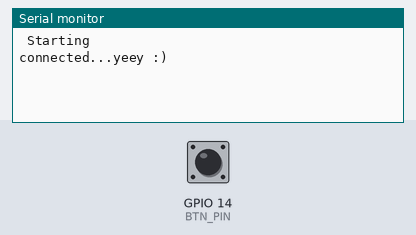
The sketch below on a simulated ESP8266 (NodeMCU). Parts: the last lines printed to the serial monitor. The inputs (shaded band) are chosen by the test bench; at power-on: GPIO 14 (BTN_PIN) HIGH. WiFi joins after 1.5 s; servers stay silent unless stated; EEPROM starts erased; no MQTT or app messages arrive unless stated.

Above: at 5.7 s.
5.8 s: GPIO 14 (BTN_PIN) pulled LOW for 0.15 s
At 7.0 s:
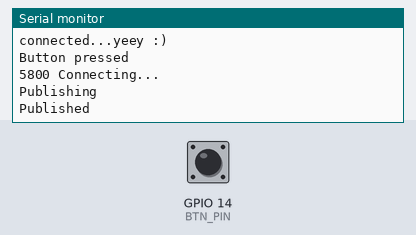
7.4 s: GPIO 14 (BTN_PIN) pulled LOW for 1 s
At 8.5 s:
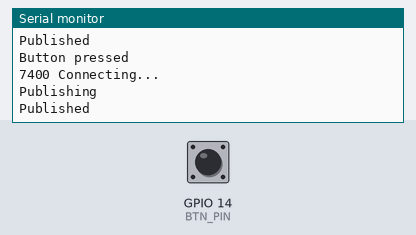
9.9 s: GPIO 14 (BTN_PIN) pulled LOW for 0.15 s
At 10.4 s:
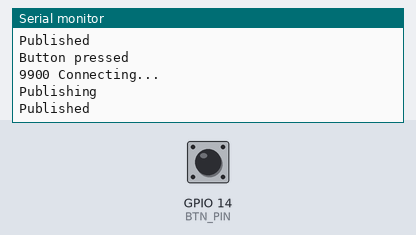

The sketch:

wifimanager-mqtt-esp8266.ino
```cpp
/**
 * WiFiManager advanced demo, contains advanced configurartion options
 * Implements TRIGGEN_PIN button press, press for ondemand configportal, hold for 3 seconds for reset settings.
 */
#include <WiFiManager.h> // https://github.com/tzapu/WiFiManager
#include <EEPROM.h>
#include <PubSubClient.h>
#include <ESP8266WiFiMulti.h>
#include <ESP8266HTTPClient.h>

#define TRIGGER_PIN 0

WiFiClient espClient;
PubSubClient client(espClient);
bool wm_nonblocking = false;

WiFiManager wm;

char DEVICE_NAME[40] = "PRESSURE SENSOR";

char MQTT_SERVER[40]     = "192.168.1.248";
char MQTT_SERVERPORT[40] = "1883";
char MQTT_USERNAME[40]   = "";
char MQTT_PASSWORD[40]   = "";
char MQTT_TOPIC[40]      = "feeds/count";

WiFiManagerParameter *custom_mqtt_url;
WiFiManagerParameter *custom_mqtt_port;
WiFiManagerParameter *custom_mqtt_username;
WiFiManagerParameter *custom_mqtt_password;


void eeprom_read()
{
  EEPROM.begin(512);
  EEPROM.get(0, MQTT_SERVER);
  EEPROM.get(50, MQTT_SERVERPORT);
  EEPROM.get(100, MQTT_USERNAME);
  EEPROM.get(150, MQTT_PASSWORD);
  EEPROM.end();
}


void eeprom_saveconfig()
{
  EEPROM.begin(512);
  strcpy(MQTT_SERVER, custom_mqtt_url->getValue());
  strcpy(MQTT_SERVERPORT, custom_mqtt_port->getValue());
  strcpy(MQTT_USERNAME, custom_mqtt_username->getValue());
  strcpy(MQTT_PASSWORD, custom_mqtt_password->getValue());
  EEPROM.put(0, MQTT_SERVER);
  EEPROM.put(50, MQTT_SERVERPORT);
  EEPROM.put(100, MQTT_USERNAME);
  EEPROM.put(150, MQTT_PASSWORD);
  EEPROM.commit();
  EEPROM.end();
}

// wifi
#include <ESP8266WiFiMulti.h>
#include <ESP8266HTTPClient.h>
ESP8266WiFiMulti WiFiMulti;
const uint32_t conn_tout_ms = 5000;

// counter
#define GPIO_INTERRUPT_PIN 4
#define DEBOUNCE_TIME 100
#define BTN_PIN 14
volatile unsigned long count_prev_time;
volatile unsigned long count;

// publish
#define PUBLISH_INTERVAL 30000
unsigned long prev_post_time;

// debug
#define DEBUG_INTERVAL 2000
unsigned long prev_debug_time;

ICACHE_RAM_ATTR void count_isr()
{
  if (count_prev_time + DEBOUNCE_TIME < millis() || count_prev_time > millis())
  {
    count_prev_time = millis();
    count++;
  }
}

void debug(const char *s)
{
  Serial.print (millis());
  Serial.print (" ");
  Serial.println(s);
}

void mqtt_connect()
{
  int8_t ret;

  // Stop if already connected.
  if (! client.connected())
  {
    debug("Connecting to MQTT... ");
    while ((ret = client.connect(DEVICE_NAME, MQTT_USERNAME, MQTT_PASSWORD)) != 0)
    { // connect will return 0 for connected
         debug("Retrying MQTT connection in 5 seconds...");
         client.disconnect();
         delay(5000);  // wait 5 seconds
    }
    debug("MQTT Connected");
  }
}

void print_wifi_status()
{
  Serial.print (millis());
  Serial.print(" WiFi connected: ");
  Serial.print(WiFi.SSID());
  Serial.print(" ");
  Serial.print(WiFi.localIP());
  Serial.print(" RSSI: ");
  Serial.print(WiFi.RSSI());
  Serial.println(" dBm");
}

void setup() {
  WiFi.mode(WIFI_STA);
  Serial.begin(115200);
  Serial.setDebugOutput(true);
  delay(3000);
  Serial.println("\n Starting");

  pinMode(GPIO_INTERRUPT_PIN, INPUT_PULLUP);
  pinMode(BTN_PIN, INPUT_PULLUP);


  eeprom_read();

  pinMode(TRIGGER_PIN, INPUT);

  custom_mqtt_url = new WiFiManagerParameter("mqtt_server", "MQTT Sever url", MQTT_SERVER, 40);
  custom_mqtt_port = new WiFiManagerParameter("mqtt_port", "MQTT Server port", MQTT_SERVERPORT, 40);
  custom_mqtt_username = new WiFiManagerParameter("mqtt_username", "MQTT Server name", MQTT_USERNAME, 40);
  custom_mqtt_password = new WiFiManagerParameter("mqtt_password", "MQTT password", MQTT_PASSWORD, 40);


  wm.addParameter(custom_mqtt_url);
  wm.addParameter(custom_mqtt_port);
  wm.addParameter(custom_mqtt_username);
  wm.addParameter(custom_mqtt_password);

  // wm.resetSettings(); // wipe settings

  if(wm_nonblocking) wm.setConfigPortalBlocking(false);

  wm.setSaveParamsCallback(saveParamCallback);

  std::vector<const char *> menu = {"wifi","info","param","sep","restart","exit"};
  wm.setMenu(menu);

  // set dark theme
  wm.setClass("invert");

  wm.setConfigPortalTimeout(30); // auto close configportal after n seconds
  // wm.setCaptivePortalEnable(false); // disable captive portal redirection
  // wm.setAPClientCheck(true); // avoid timeout if client connected to softap

  bool res;
  res = wm.autoConnect("AutoConnectAP","password"); // password protected ap

  if(!res) {
    Serial.println("Failed to connect or hit timeout");
    // ESP.restart();
  }
  else {
    //if you get here you have connected to the WiFi
    Serial.println("connected...yeey :)");
  }

  int port = atoi(MQTT_SERVERPORT);
  client.setServer(MQTT_SERVER, port);
  if (client.connect(DEVICE_NAME, MQTT_USERNAME, MQTT_PASSWORD) == false) {
    wm.resetSettings();
  }
}

void saveParamCallback(){
  eeprom_saveconfig();
  Serial.println("Saving parameters");

}

void publish_data()
{

  Serial.print(millis());
  Serial.println(" Connecting...");
  if((WiFiMulti.run(conn_tout_ms) == WL_CONNECTED))
  {
    mqtt_connect();
    Serial.println("Publishing");
    if (client.publish(MQTT_TOPIC,"Stepped")) {
      Serial.println("Published");
    } else {
      Serial.println("Failed!");
    }
  }
}

void loop() {
  if (digitalRead(BTN_PIN) == LOW) {
    Serial.println("Button pressed");
    publish_data();
    delay(1000);
  }
}
```

Measured:
- after the input at 5.8 s, the serial monitor: prints a new line at once (image 1)
- after the input at 7.4 s, the serial monitor: prints a new line at once (image 2)
- after the input at 9.9 s, the serial monitor: prints a new line at once (image 3)
